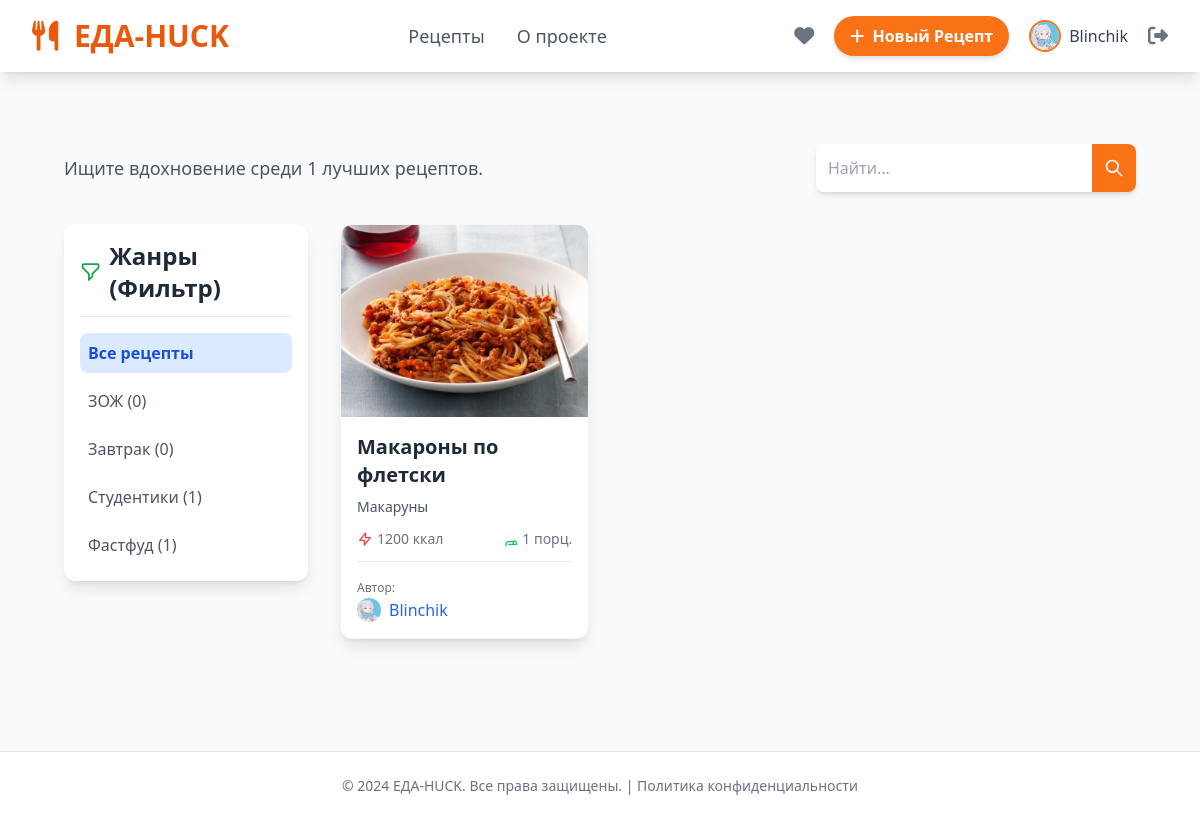
Page /recipes/ (signed in) on the committed database.
### recept/models.py (models this page shows, shortened)
class User(AbstractUser):
    username = None
    email = models.EmailField(_('email address'), unique=True)
    phone_num = models.CharField(max_length=20, blank=True, null=True)
    full_name = models.CharField(max_length=150, blank=True, null=True)
    birth_date = models.DateField(blank=True, null=True)
    avatar = models.ImageField(upload_to='user_avatars/', blank=True, null=True, help_text='Аватар пользователя')
    USERNAME_FIELD = 'email'
    REQUIRED_FIELDS = []
    objects = UserManager()

class Genre(models.Model):
    name = models.CharField(max_length=50, unique=True)

class Recipe(models.Model):
    STATUS_CHOICES = [
        ('draft', 'Черновик'),
        ('published', 'Опубликован'),
        ('pending', 'На модерации'),
        ('rejected', 'Отклонен'),
    ]
    status = models.CharField(max_length=10, choices=STATUS_CHOICES, default='draft', help_text='Статус рецепта')
    user = models.ForeignKey(User, on_delete=models.CASCADE, related_name='recipes')
    title = models.CharField(max_length=200, blank=True, null=True)
    cover_image = models.ImageField(upload_to='recipe_images/', blank=True, null=True, help_text='Обложка рецепта')
    description = models.TextField(blank=True, null=True)
    portions = models.PositiveIntegerField(default=1, blank=True, null=True)
    calories = models.PositiveIntegerField(help_text='Калорийность на порцию', blank=True, null=True)
    estimated_cost = models.DecimalField(max_digits=8, decimal_places=2, null=True, blank=True)
    genres = models.ManyToManyField(Genre, related_name='recipes', blank=True)
    ingredients = models.ManyToManyField(ListIngredient, through='RecipeIngredient', related_name='recipes')
    video_file = models.FileField(upload_to='recipe_videos/', blank=True, null=True, help_text='Видео рецепт (файл)')
    is_public = models.BooleanField(default=True)
    moderation_notes = models.TextField(
        blank=True,
        null=True,
        help_text='Комментарии администратора при отклонении'
        )
    created_at = models.DateTimeField(auto_now_add=True)
    updated_at = models.DateTimeField(auto_now=True)

### recept/views.py (the view)
# urls.py: path('recipes/', views.recipe_list_view, name='recipe_list'),
def recipe_list_view(request):
    recipes = Recipe.objects.filter(status='published').select_related('user').prefetch_related('genres').order_by('-created_at')
    all_genres = Genre.objects.annotate(
        published_recipe_count=Count(
            'recipes',
            filter=Q(recipes__status='published')
        )
    ).order_by('name')
    selected_genre_id = request.GET.get('genre')
    selected_genre_name = None
    if selected_genre_id:
        try:
            recipes = recipes.filter(genres__id=selected_genre_id)
            selected_genre_name = Genre.objects.get(id=selected_genre_id).name
        except Genre.DoesNotExist:
            pass
    search_query = request.GET.get('q')
    if search_query:
        recipes = recipes.filter(
            Q(title__icontains=search_query) |
            Q(description__icontains=search_query)
        ).distinct()
    context = {
        'recipes': recipes,
        'all_genres': all_genres,
        'selected_genre_id': selected_genre_id,
        'selected_genre_name': selected_genre_name,
        'search_query': search_query,
    }
    return render(request, 'recipes/recipe_list.html', context)

### recept/templates/recipes/recipe_list.html (shortened to what this page needs)
{% extends 'base.html' %}
{% load static %}
{% block content %}
<div class="max-w-7xl mx-auto p-4 md:p-8 ">
<header class="mb-8">
    <div class="flex flex-col md:flex-row justify-between items-center">
        <div>
            <h1 class="text-gray-600 text-lg">
                Ищите вдохновение среди {{ recipes.count }} лучших рецептов.
            </h1>
        </div>
        <form method="get" action="{% url 'recipe_list' %}" class="mt-4 md:mt-0 flex w-full md:w-80 shadow-md rounded-lg overflow-hidden flex-shrink-0">
            <input
                type="search"
                name="q"
                placeholder="Найти..."
                value="{{ search_query|default:'' }}"
                class="flex-grow p-3 border-none focus:ring-2 focus:ring-orange-500 transition duration-150"
            >
            <button type="submit" class="bg-orange-500 text-white p-3 hover:bg-orange-600 transition duration-150 flex items-center">
                <svg class="w-5 h-5" fill="none" stroke="currentColor" viewBox="0 0 24 24"><path stroke-linecap="round" stroke-linejoin="round" stroke-width="2" d="M21 21l-6-6m2-5a7 7 0 11-14 0 7 7 0 0114 0z"></path></svg>
            </button>
        </form>
    </div>
</header>
    <div class="grid grid-cols-1 lg:grid-cols-4 gap-8">
        <aside class="lg:col-span-1 p-4 bg-white rounded-xl shadow-lg h-fit sticky top-4">
            <h2 class="text-2xl font-bold text-gray-800 border-b pb-3 mb-4 flex items-center">
                Жанры (Фильтр)
            </h2>
            <ul class="space-y-2">
                <li>
                    <a href="{% url 'recipe_list' %}{% if search_query %}?q={{ search_query }}{% endif %}"
                       class="block p-2 rounded-lg font-bold transition duration-150
                              {% if not selected_genre_id %}bg-blue-100 text-blue-700{% else %}text-gray-600 hover:bg-gray-100{% endif %}">
                        Все рецепты
                    </a>
                </li>
                {% for genre in all_genres %}
                    {% url 'recipe_list' as base_url %}
                    {% if search_query %}
                        {% with base_url|add:'?q='|add:search_query|add:'&genre='|add:genre.id|stringformat:"i" as genre_url %}
                            {% with genre_url|urlencode as final_url %}
                                <a href="{{ final_url }}"
                            {% endwith %}
                        {% endwith %}
                    {% else %}
                        <a href="{% url 'recipe_list' %}?genre={{ genre.id }}"
                    {% endif %}
                       class="block p-2 rounded-lg transition duration-150
                              {% if selected_genre_id|safe == genre.id|stringformat:"i" %}bg-green-100 text-green-700 font-semibold{% else %}text-gray-600 hover:bg-gray-100{% endif %}">
                        {{ genre.name }} ({{ genre.published_recipe_count }})
                    </a>
                {% endfor %}
            </ul>
        </aside>
        <div class="lg:col-span-3">
            <div class="grid grid-cols-1 md:grid-cols-2 lg:grid-cols-3 gap-6">
                {% for recipe in recipes %}
                    <article class="bg-white rounded-xl shadow-lg overflow-hidden transform hover:scale-[1.02] transition duration-300 ease-in-out border border-gray-100 animate-slide-in">
                        {% if recipe.cover_image %}
                            <a href="{% url 'recipe_detail' recipe.pk %}">
                                <img src="{{ recipe.cover_image.url }}" alt="{{ recipe.title }}" class="w-full h-48 object-cover">
                            </a>
                        {% else %}
                             <div class="w-full h-48 bg-gray-200 flex items-center justify-center text-gray-500">Нет обложки</div>
                        {% endif %}
                        <div class="p-4">
                            <h2 class="text-xl font-bold mb-2 h-14">
                                <a href="{% url 'recipe_detail' recipe.pk %}" class="text-gray-800 hover:text-orange-600 transition duration-150">
                                    {{ recipe.title }}
                                </a>
                            </h2>
                            <p class="text-sm text-gray-600 mb-3 line-clamp-2">{{ recipe.description|truncatechars:100 }}</p>
                            <div class="flex items-center justify-between text-sm text-gray-500 mb-3">
                                <span class="flex items-center space-x-1">
                                    <svg class="w-4 h-4 text-red-500" fill="none" stroke="currentColor" viewBox="0 0 24 24"><path stroke-linecap="round" stroke-linejoin="round" stroke-width="2" d="M13 10V3L4 14h7v7l9-11h-7z"></path></svg>
                                    <span>{{ recipe.calories|default:'?' }} ккал</span>
                                </span>
                                <span class="flex items-center space-x-1">
                                    <svg class="w-4 h-4 text-green-500" fill="none" stroke="currentColor" viewBox="0 0 24 24"><path stroke-linecap="round" stroke-linejoin="round" stroke-width="2" d="M17 20h5v-2a3 3 0 00-5.356-1.857M17 20v-2c0-.214-.015-.426-.043-.637C16.892 16.592 16.712 16 16.277 16H10a4 4 0 00-4 4v2m4-2h10"></path></svg>
                                    <span>{{ recipe.portions|default:'?' }} порц.</span>
                                </span>
                            </div>
                            <div class="pt-3 border-t">
                                <span class="text-xs text-gray-500">Автор: </span>
                                <a href="{% url 'user_profile' recipe.user.id %}" class="font-medium text-blue-600 hover:text-blue-800 hover:underline transition duration-150 flex items-center">
                                    {% if recipe.user.avatar %}
                                        <img src="{{ recipe.user.avatar.url }}" alt="Аватар" class="h-6 w-6 rounded-full object-cover mr-2">
                                    {% endif %}
                                    {{ recipe.user.full_name|default:recipe.user.email }}
                                </a>
                            </div>
                        </div>
                    </article>
                {% endfor %}
            </div>
        </div>
    </div>
</div>
{% endblock %}

### recept/templates/base.html (shortened to what this page needs)
<!DOCTYPE html>
<html lang="ru">
  <head>
    <script src="https://cdn.tailwindcss.com"></script>
    <link rel="stylesheet" href="https://cdnjs.cloudflare.com/ajax/libs/font-awesome/6.0.0-beta3/css/all.min.css">
    <link
      rel="stylesheet"
      href="https://cdnjs.cloudflare.com/ajax/libs/font-awesome/6.5.2/css/all.min.css"
    />
  </head>
  <body class="bg-gray-50 min-h-screen flex flex-col">
    <header class="bg-white shadow-lg sticky top-0 z-50">
      <div
        class="max-w-7xl mx-auto px-4 sm:px-6 lg:px-8 py-3 flex justify-between items-center"
      >
        <div class="flex items-center space-x-4">
          <a href="{% url 'index' %}" class="text-3xl font-extrabold text-primary-orange-600 hover:text-primary-orange-700 transition duration-300">
            <i class="fas fa-utensils mr-2"></i> ЕДА-HUCK
          </a>
        </div>
        <nav class="hidden md:flex space-x-8 text-lg font-medium">
          <a href="{% url 'recipe_list' %}" class="text-gray-600 hover:text-primary-orange-600 transition duration-150"
            >Рецепты</a
          >
          <a href="#" class="text-gray-600 hover:text-primary-orange-600 transition duration-150">О проекте</a>
        </nav>
        <div class="flex items-center space-x-3">
          {% if user.is_authenticated %}
          <a href="{% url 'favorite_recipes' %}" title="Избранные рецепты" class="text-gray-500 hover:text-primary-orange-600 transition duration-150 p-2 rounded-full hover:bg-gray-100">
              <i class="fas fa-heart text-xl"></i>
          </a>
          <a
            href="{% url 'recipe_create' %}"
            class="hidden sm:inline-block px-4 py-2 text-white bg-primary-orange-500 rounded-full font-semibold shadow-md hover:bg-primary-orange-600 transition duration-300 transform hover:scale-105"
          >
            <i class="fas fa-plus mr-1"></i> Новый Рецепт
          </a>
          <a href="{% url 'profile' %}" class="flex items-center space-x-2 p-2 rounded-full hover:bg-gray-100 transition duration-150">
            {% if user.avatar %}
              <img src="{{ user.avatar.url }}" alt="Аватар" class="h-8 w-8 rounded-full object-cover border-2 border-primary-orange-500">
            {% else %}
              <i class="fas fa-user-circle text-gray-500 text-3xl"></i>
            {% endif %}
            <span class="hidden lg:inline text-gray-700 font-medium">{{ user.full_name|default:'Профиль' }}</span>
          </a>
          <a href="{% url 'logout' %}" title="Выйти" class="text-gray-500 hover:text-primary-orange-600 transition duration-150">
            <i class="fas fa-sign-out-alt text-xl"></i>
          </a>
          {% endif %}
        </div>
      </div>
    </header>
    <main class="flex-grow">
      <div class="max-w-7xl mx-auto px-4 sm:px-6 lg:px-8 py-10">
        {% block content %}{% endblock %}
      </div>
    </main>
    <footer class="bg-white border-t border-gray-200 mt-10">
      <div class="max-w-7xl mx-auto px-4 sm:px-6 lg:px-8 py-6 text-center text-gray-500 text-sm">
        &copy; 2024 ЕДА-HUCK. Все права защищены. | <a href="#" class="hover:text-primary-orange-600">Политика конфиденциальности</a>
      </div>
    </footer>
  </body>
</html>

### recept/templates/recipes/recipe_list.html (style rules this page uses)
.animate-slide-in { animation: slideIn 0.3s ease-out both; }
.grid > article:nth-child(1) { animation-delay: 0s; }

### rows in the picture
User: avatar (picture), full_name "Blinchik"
Genre: name "ЗОЖ", published_recipe_count "0"
Genre: name "Завтрак", published_recipe_count "0"
Genre: name "Студентики", published_recipe_count "1"
Genre: name "Фастфуд", published_recipe_count "1"
Recipe: cover_image (picture), title "Макароны по флетски", description "Макаруны", calories "1200", portions "1", user.avatar (picture), user.full_name "Blinchik"

### other values in the picture
{{ recipes.count }} "1"
